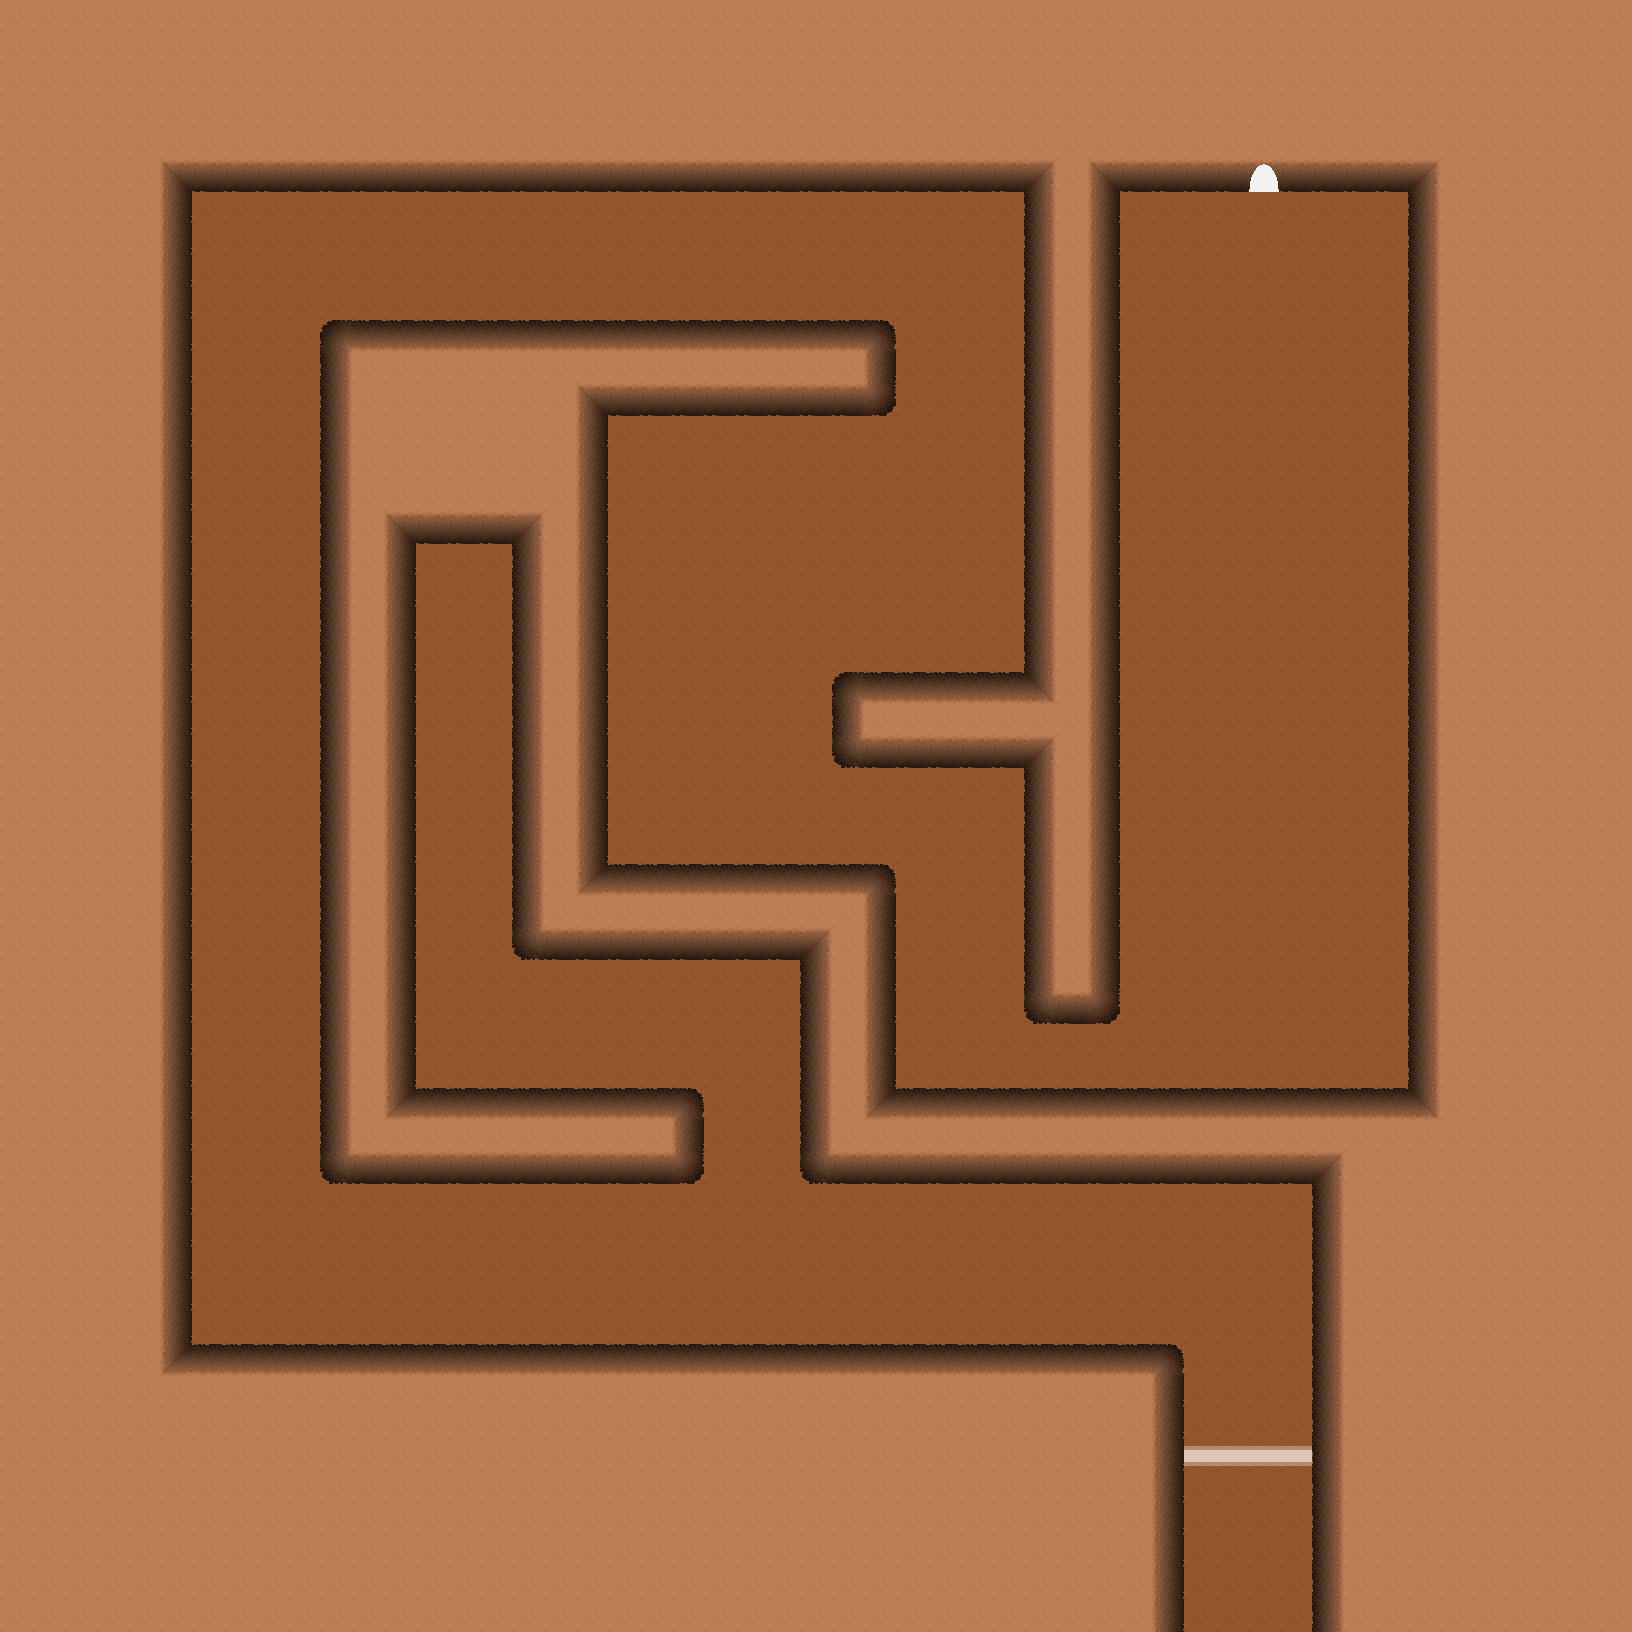

This is a level from a 2D game, rendered from its Tiled map with the project's own tilesets. A one-line summary and the map file follow, with tile-layer data summarised:
An orthogonal 51x51 tile map with 32x32 px tiles, 5 tile layers (1collision, 2floor, 3raisedfloor, 4raisederfloor, ...) and 4 objects (2x NPC, 2x tp1).

<map version="1.2" tiledversion="1.2.2" orientation="orthogonal" renderorder="right-down" width="51" height="51" tilewidth="32" tileheight="32" infinite="0" nextlayerid="14" nextobjectid="6">
 <tileset firstgid="1" name="Tileset" tilewidth="32" tileheight="32" tilecount="400" columns="20">
  <image source="Tileset.png" trans="ff00ff" width="640" height="640" />
 </tileset>
 <layer id="9" name="1collision" width="51" height="51">
  <data>[2601 cells, 1392 non-empty, 2 distinct tile ids]</data>
 </layer>
 <layer id="10" name="2floor" width="51" height="51">
  <data>[2601 cells, 2601 non-empty, 1 distinct tile ids]</data>
 </layer>
 <layer id="11" name="3raisedfloor" width="51" height="51">
  <data>[2601 cells, 1624 non-empty, 14 distinct tile ids]</data>
 </layer>
 <layer id="12" name="4raisederfloor" width="51" height="51">
  <data>[2601 cells, 1 non-empty, 1 distinct tile ids]</data>
 </layer>
 <objectgroup id="5" name="5objects">
  <object id="4" name="npc1" type="NPC" x="1264" y="208" width="32" height="32">
   <properties>
    <property name="direction" value="2" />
    <property name="id" value="10" />
    <property name="npc" value="robster" />
    <property name="spritesheet" value="characterSpritesheet" />
   </properties>
  </object>
  <object id="5" name="npc2" type="NPC" x="464" y="592" width="32" height="32">
   <properties>
    <property name="direction" value="2" />
    <property name="id" value="5" />
    <property name="npc" value="pebbleham" />
    <property name="spritesheet" value="characterSpritesheet" />
   </properties>
  </object>
 </objectgroup>
 <objectgroup id="6" name="teleport">
  <object id="3" name="tp1" x="1184" y="1440" width="128" height="32">
   <properties>
    <property name="destination" value="tp2" />
    <property name="mapID" value="3" />
   </properties>
  </object>
 </objectgroup>
 <objectgroup id="7" name="teleportDestination">
  <object id="1" name="tp1" x="1232" y="1376" width="32" height="32" />
 </objectgroup>
 <layer id="13" name="6abovefloor" width="51" height="51">
  <data>[2601 cells, 0 non-empty, 0 distinct tile ids]</data>
 </layer>
</map>
